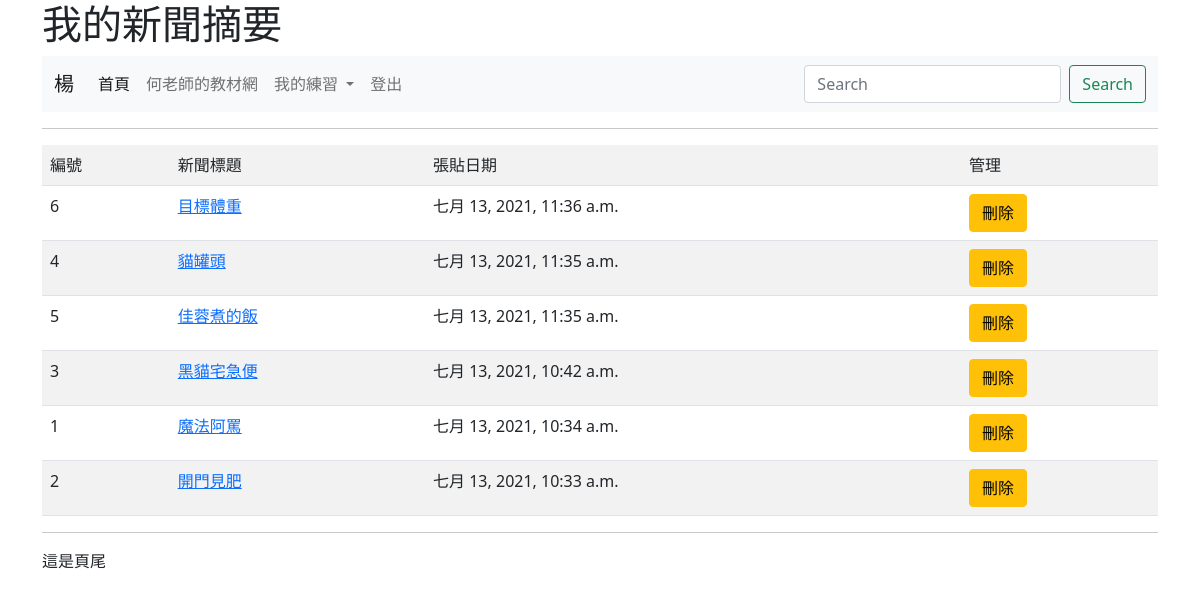
Page /news/ (signed in) on the committed database.
### mysite/models.py (models this page shows, shortened)
class Post(models.Model):
	title = models.CharField(max_length=200)
	contents = models.TextField()
	pub_date = models.DateTimeField(default=timezone.now)
	class Meta:
		ordering = ('-pub_date',)

### mysite/views.py (the view)
# urls.py: path('news/',views.news),
def news(request):
	posts = Post.objects.all()
	return render(request, "news.html", locals())

### template/news.html (shortened to what this page needs)
{% extends "base.html" %}
{% block main %}
	<hr>
	<table class="table table-striped">
		<tr>
			<td>編號</td><td>新聞標題</td><td>張貼日期</td>
			{% if request.user.is_authenticated %}
			<td>管理</td>
			{% endif %}
		</tr>
	{% for post in posts %}
	   <tr>
	   		<td>{{ post.id }}</td>
	   		<td>
	   			{% if request.user.is_authenticated %}
	   				<a href ="/show/{{ post.id }}/">{{ post.title }}</a></td>
	   			{% else %}
	   				{{ post.title }}
	   			{% endif %}
	   		<td>{{ post.pub_date }}</td>
	   		{% if request.user.is_superuser %}
	   		<td><a class='btn btn-warning' href="/delete/{{ post.id }}/">刪除</a></td>
	   		{% endif %}
	   	</tr>
	{% endfor %}
	</table>
{% endblock %}

### template/menu.html (shortened to what this page needs)
<nav class="navbar navbar-expand-lg navbar-light bg-light">
  <div class="container-fluid">
    <a class="navbar-brand" href="#">
      {% if request.user.is_authenticated %}
        {{ request.user.last_name }}
      {% else %}
        訪客
      {% endif %}
  </a>
    <div class="collapse navbar-collapse" id="navbarSupportedContent">
      <ul class="navbar-nav me-auto mb-2 mb-lg-0">
        <li class="nav-item">
          <a class="nav-link active" aria-current="page" href="/">首頁</a>
        </li>
        <li class="nav-item">
          <a class="nav-link" href="https://104.es">何老師的教材網</a>
        </li>
        <li class="nav-item dropdown">
          <a class="nav-link dropdown-toggle" href="#" id="navbarDropdown" role="button" data-bs-toggle="dropdown" aria-expanded="false">
            我的練習
          </a>
        </li>
        {% if request.user.is_authenticated %}
        <li class="nav-item">
          <a class="nav-link" href="/logout/" tabindex="-1">登出</a>
        </li>
        {% else %}
        <li class="nav-item">
          <a class="nav-link" href="/admin/login/?next=/" tabindex="-1">登入</a>
        </li>
        {% endif %}
      </ul>
      <form class="d-flex">
        <input class="form-control me-2" type="search" placeholder="Search" aria-label="搜尋">
        <button class="btn btn-outline-success" type="submit">Search</button>
      </form>
    </div>
  </div>
</nav>

### rows in the picture
Post: id "6", title "目標體重", pub_date "七月 13, 2021, 11:36 a.m."
Post: id "4", title "貓罐頭", pub_date "七月 13, 2021, 11:35 a.m."
Post: id "5", title "佳蓉煮的飯", pub_date "七月 13, 2021, 11:35 a.m."
Post: id "3", title "黑貓宅急便", pub_date "七月 13, 2021, 10:42 a.m."
Post: id "1", title "魔法阿罵", pub_date "七月 13, 2021, 10:34 a.m."
Post: id "2", title "開門見肥", pub_date "七月 13, 2021, 10:33 a.m."

### other values in the picture
{{ request.user.last_name }} "楊"
